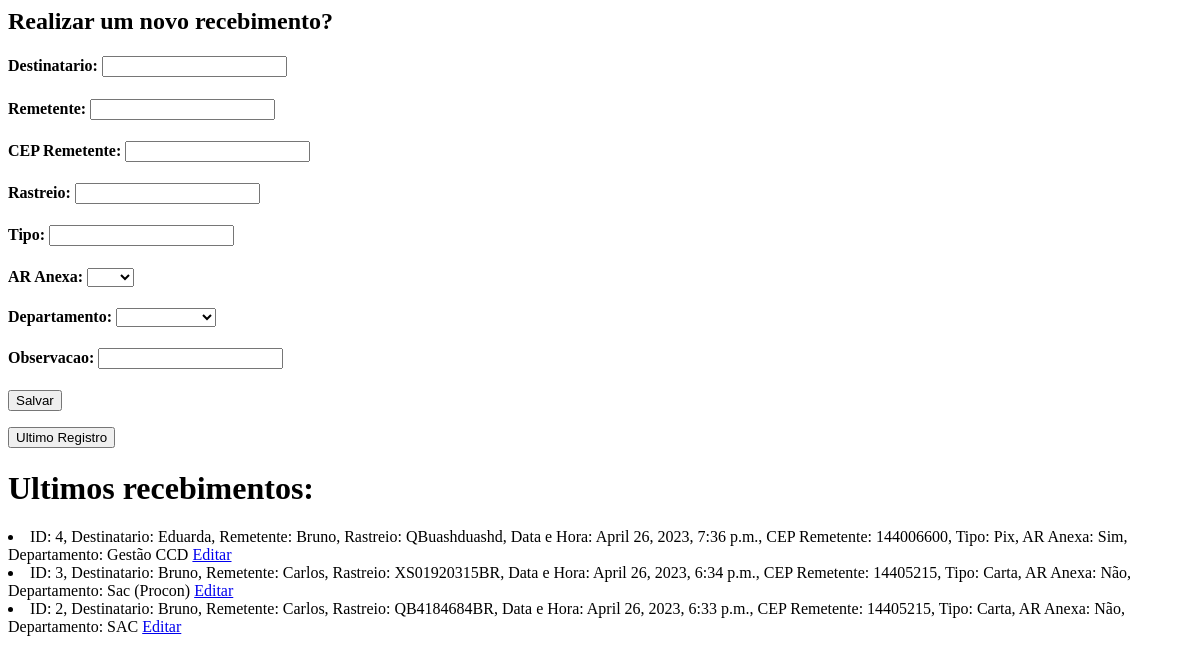
The page /recebimentos/cadastro/ on the database as committed earlier.
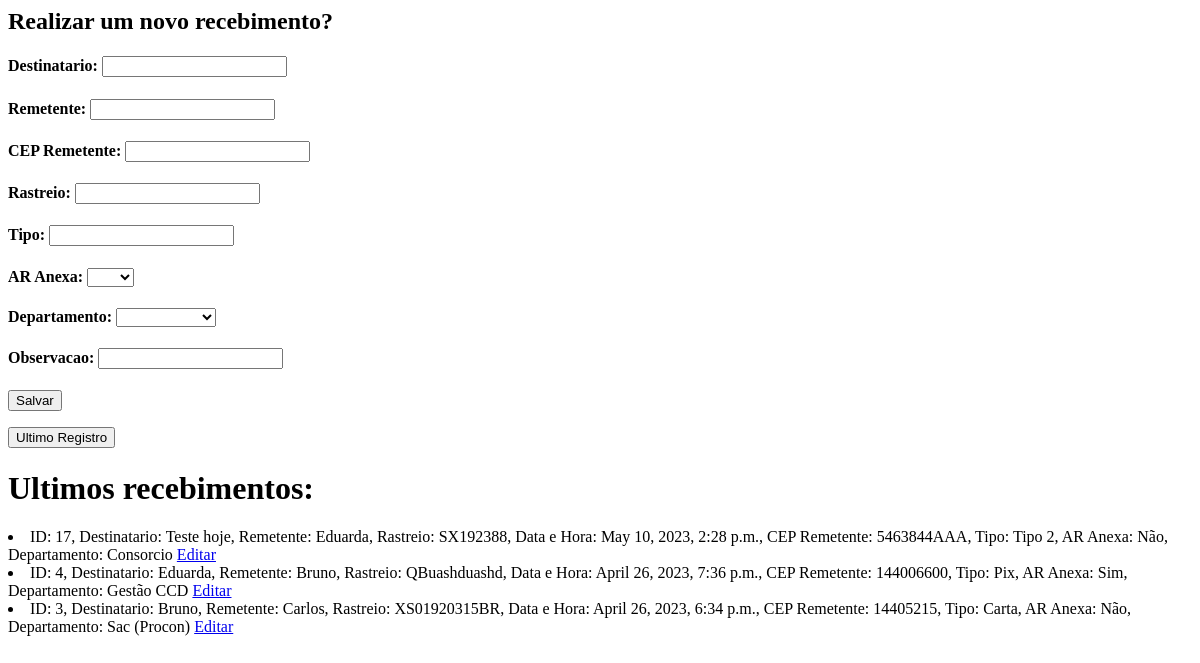
The same page on the database as committed later.
### recebimentos/models.py (models this page shows, shortened)
class Recebidos(models.Model):
    destinatario = models.CharField(max_length=100, null=False)
    tipo = models.CharField(max_length=100,null=True)
    remetente = models.CharField(max_length=100,null=True)
    cep_remetente = models.CharField(max_length=100,null=True)
    rastreio = models.CharField(max_length=100,null=True, unique=True, blank=True)
    ar_anexa = models.CharField(max_length=100,null=True)
    departamento = models.ForeignKey(Setores, on_delete=models.PROTECT)
    data_recebimento = models.DateTimeField (default=timezone.now, blank=True)
    data_att = models.DateTimeField(null=True)
    status = models.CharField(max_length=100,null=True)
    forma_entrega = models.CharField(max_length=100,null=True)
    data_entrega = models.DateField(blank=True, null=True)
    observacao = models.CharField(max_length=200, blank=True, null=True)

class Setores(models.Model):
    departamento = models.CharField(max_length=100,null=True,blank=False, unique=True)
    def __str__(self):
        return self.departamento

### recebimentos/views.py (the view)
# urls.py: path('cadastro/', include('cadastros.urls')),
def cadastro(request):
    ultimos_registros = Recebidos.objects.all().order_by('-id')[:3]
    ultimo_registro = Recebidos.objects.all().last()
    dep = Setores.objects.all()
    return render(request, 'cadastro.html', {'ultimos_registros': ultimos_registros, 'ultimo_registro': ultimo_registro, 'dep':dep})

### recebimentos/templates/cadastro.html (shortened to what this page needs)
<body>
    <h2>Realizar um novo recebimento? </h2>
    <form action="{% url 'salvar_recebimento' %}" method="POST">
        <h4>Destinatario: <input id='dest' type="text" name="destinatario"></h4>
        <h4>Remetente: <input id='rem' type="text" name="remetente"></h4>
        <h4>CEP Remetente: <input id='cep' type="text" name="cep_remetente"></h4>
        <h4>Rastreio: <input id="rast" type="text" name="rastreio"></h4>
        <h4>Tipo: <input id='tip' type="text" name="tipo"></h4>
        <h4>AR Anexa: <select id='ar' name="ar_anexa">
                        <option value=""> </option>
                        <option value="Não"> Não </option>
                    </select>
        </h4>
        <h4>Departamento: <select id='dep' name="departamento" required></h4>
            <option value=""> </option>
            {% for deps in dep %}
                <option value="{{deps.departamento}}"> {{deps.departamento}} </option>
            {% endfor %}
        <h4>Observacao: <input id='ob' type="text" name="obs"></h4>
        <button type="submit">Salvar</button>
    </form>
    <button onclick="ultimo()">Ultimo Registro</button>
    <h1>Ultimos recebimentos:</h1>
    {% for recebido in ultimos_registros  %}
        <li> ID: {{ recebido.id }}, Destinatario: {{recebido.destinatario}}, Remetente: {{recebido.remetente}}, Rastreio: {{recebido.rastreio}}, Data e Hora: {{recebido.data_recebimento}},
            CEP Remetente: {{recebido.cep_remetente}}, Tipo: {{recebido.tipo}}, AR Anexa: {{recebido.ar_anexa}}, Departamento: {{recebido.departamento}}
        <a href="{% url 'detalhe_recebimento' recebido.id %}">Editar</a>
        </li>
    {% endfor %}
    <br/>
</body>

Rows that differ between the two databases and show on the page:
no longer on this page (row unchanged): Recebidos: id "2", destinatario "Bruno", remetente "Carlos", rastreio "QB4184684BR", data_recebimento "April 26, 2023, 6:33 p.m.", cep_remetente "14405215", tipo "Carta", ar_anexa "Não", departamento "SAC"
added Recebidos: id "17", destinatario "Teste hoje", remetente "Eduarda", rastreio "SX192388", data_recebimento "May 10, 2023, 2:28 p.m.", cep_remetente "5463844AAA", tipo "Tipo 2", ar_anexa "Não", departamento "Consorcio"
